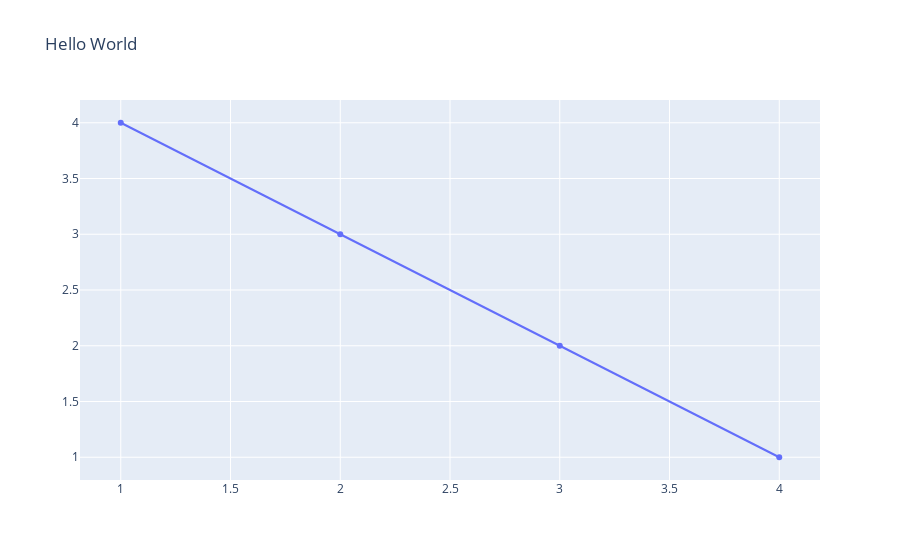

Notebook source saved alongside this figure:
### Code cell
# 畫折線圖
from plotly.graph_objs import Scatter, Layout
plotly.offline.init_notebook_mode(connected=True)
plotly.offline.iplot({
    "data": [Scatter(x=[1, 2, 3, 4], y=[4, 3, 2, 1])],
    "layout": Layout(title="Hello World")
})

### Figure 1 — Plotly figure (JSON) as saved in the notebook; plotly's stock layout.template omitted (floating-point values rounded to 4 significant figures)
{"data": [{"type": "scatter", "x": [1, 2, 3, 4], "y": [4, 3, 2, 1]}], "layout": {"title": {"text": "Hello World"}}}
